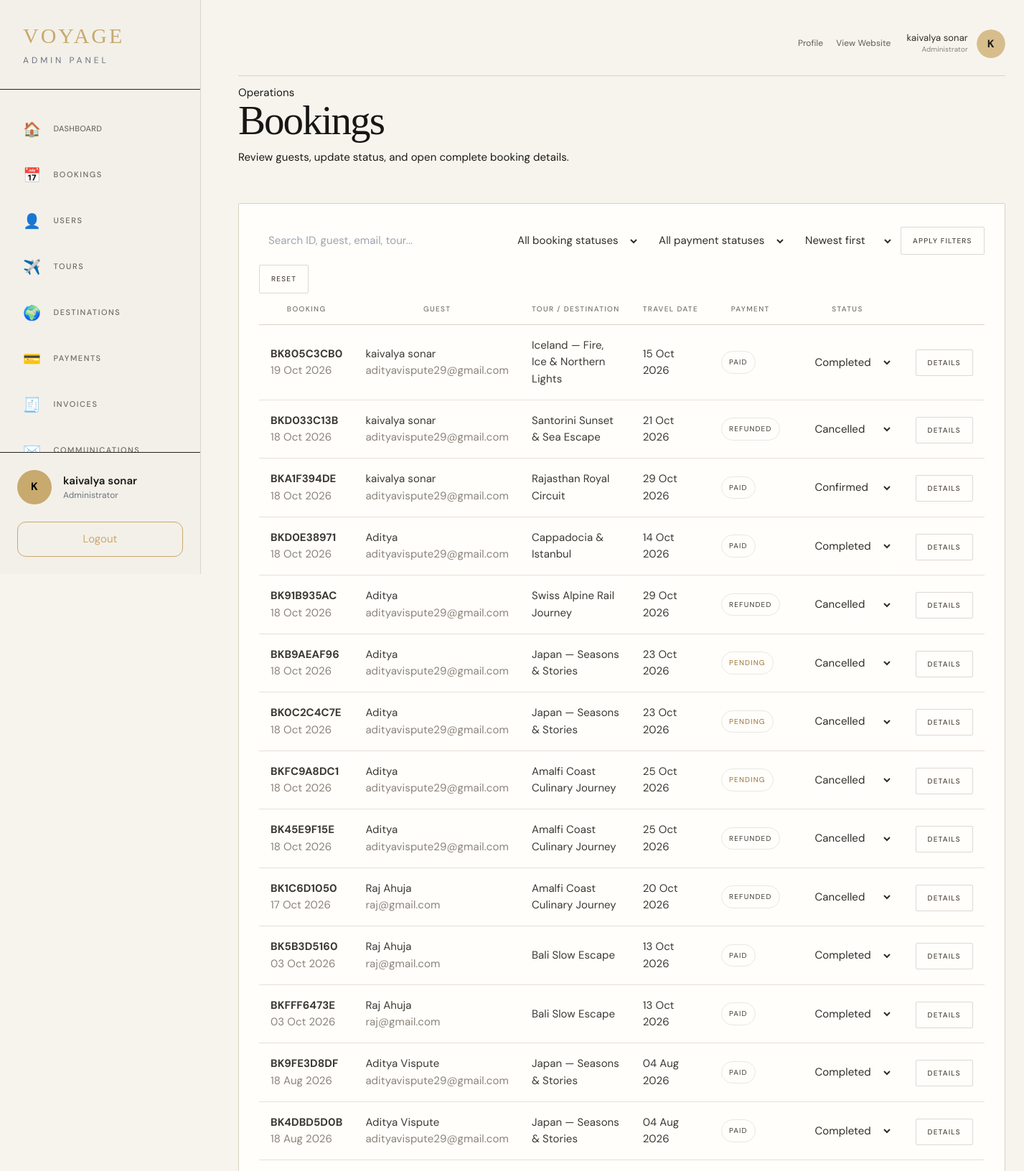
The app's page /dashboard/bookings/ (signed in, upper part) with its own data.
### apps/accounts/models.py (models this page shows, shortened)
class User(AbstractUser):
    phone = models.CharField(max_length=30, blank=True)
    profile_image = models.ImageField(upload_to='profiles/', blank=True, null=True)
    country = models.CharField(max_length=80, blank=True)
    is_verified = models.BooleanField(default=False)
    notification_emails = models.BooleanField(default=True)
    notification_sms = models.BooleanField(default=False)
    role = models.CharField(
        max_length=20,
        choices=ROLE_CHOICES,
        default='customer'
    )

### apps/booking/models.py (models this page shows, shortened)
class Booking(models.Model):
    id: int
    STATUS_CHOICES = STATUS_CHOICES
    booking_id = models.CharField(max_length=20, unique=True, blank=True, null=True)
    request_type = models.CharField(
        max_length=20,
        choices=[
            ("curated", "Curated Package"),
            ("personalized", "Personalized Journey"),
        ],
        default="curated",
    )
    user = models.ForeignKey('accounts.User', on_delete=models.SET_NULL, null=True, blank=True, related_name='bookings')
    tour = models.ForeignKey('core.Tour', on_delete=models.SET_NULL, null=True, blank=True)
    destination_name = models.CharField(max_length=200, blank=True)
    full_name = models.CharField(max_length=200)
    email = models.EmailField()
    phone = models.CharField(max_length=20)
    travel_date = models.DateField(blank=True, null=True)
    num_travelers = models.IntegerField(default=1)
    budget_range = models.CharField(max_length=50, blank=True)
    travel_style = models.CharField(max_length=100, blank=True)
    special_requests = models.TextField(blank=True)
    origin = models.CharField(max_length=200, blank=True)
    return_date = models.DateField(blank=True, null=True)
    flexible_dates = models.BooleanField(default=False)
    adults = models.PositiveIntegerField(default=1)
    children = models.PositiveIntegerField(default=0)
    trip_purpose = models.CharField(max_length=50, choices=TRIP_PURPOSE_CHOICES, blank=True)
    accommodation = models.CharField(max_length=50, choices=ACCOMMODATION_CHOICES, blank=True)
    transport_preferences = models.TextField(blank=True)
    experience_preferences = models.TextField(blank=True)
    dietary_requirements = models.TextField(blank=True)
    accessibility_requirements = models.TextField(blank=True)
    additional_notes = models.TextField(blank=True)
    contact_preference = models.CharField(max_length=20, choices=CONTACT_PREFERENCE_CHOICES, default='email')
    status = models.CharField(max_length=20, choices=STATUS_CHOICES, default='pending')
    created_at = models.DateTimeField(auto_now_add=True)
    updated_at = models.DateTimeField(auto_now=True)
    payment_status = models.CharField(max_length=20, choices=PAYMENT_STATUS_CHOICES, default='pending')
    payment_method = models.CharField(max_length=20, choices=PAYMENT_METHOD_CHOICES, blank=True)
    payment_transaction_id = models.CharField(max_length=100, blank=True, null=True)
    payment_date = models.DateTimeField(blank=True, null=True)
    invoice_status = models.CharField(max_length=20, choices=INVOICE_STATUS_CHOICES, default='unprocessed')
    invoice_email = models.EmailField(blank=True, null=True)
    invoice_pdf_path = models.CharField(max_length=255, blank=True, null=True)
    invoice_generated_at = models.DateTimeField(blank=True, null=True)
    invoice_sent_at = models.DateTimeField(blank=True, null=True)
    invoice_number = models.CharField(max_length=50, blank=True, null=True)
    total_amount = models.DecimalField(max_digits=10, decimal_places=2, null=True, blank=True)
    refund_status = models.CharField(max_length=20, choices=REFUND_STATUS_CHOICES, default='not_applicable')
    cancelled_at = models.DateTimeField(blank=True, null=True)
    cancellation_reason = models.TextField(blank=True)
    class Meta:
        ordering = ['-created_at']

### apps/core/models.py (models this page shows, shortened)
class Tour(models.Model):
    name = models.CharField(max_length=200)
    slug = models.SlugField(max_length=200, unique=True, blank=True, null=True)
    summary = models.CharField(max_length=255, blank=True)
    destinations = models.ManyToManyField('Destination', related_name='tours')
    duration = models.CharField(max_length=100, blank=True)
    duration_days = models.IntegerField(default=0)
    price_per_person = models.DecimalField(max_digits=10, decimal_places=2)
    budget_range = models.CharField(max_length=100, blank=True)
    transport_modes = models.JSONField(blank=True, default=list)
    hotels = models.JSONField(blank=True, default=list)
    meals = models.JSONField(blank=True, default=list)
    guides = models.JSONField(blank=True, default=list)
    seats_available = models.IntegerField(default=0)
    max_capacity = models.IntegerField(default=0)
    overview = models.TextField(blank=True)
    itinerary = models.JSONField(blank=True, default=list)
    included_items = models.JSONField(blank=True, default=list)
    excluded_items = models.JSONField(blank=True, default=list)
    gallery = models.JSONField(blank=True, default=list)
    reviews = models.JSONField(blank=True, default=list)
    rating = models.DecimalField(max_digits=3, decimal_places=1, default=4.8)
    hero_image = models.URLField(blank=True)
    image = models.URLField(blank=True)
    is_featured = models.BooleanField(default=False)
    order = models.IntegerField(default=0)
    class Meta:
        ordering = ['order']

### apps/admin_panel/decorators.py (the view)
    @login_required
    def wrapper(request, *args, **kwargs):
        if not request.user.is_staff:
            raise PermissionDenied()
        return view_func(request, *args, **kwargs)

### templates/admin_panel/bookings.html (shortened to what this page needs)
{% extends "admin_panel/layouts/base.html" %}
{% block content %}<div class="page-head"><div><div class="eyebrow">Operations</div><h1>Bookings</h1><p>Review guests, update status, and open complete booking details.</p></div></div><div class="panel"><form class="toolbar booking-filters" method="get"><input class="search" name="q" value="{{ query }}" placeholder="Search ID, guest, email, tour..."><select class="select" name="status"><option value="">All booking statuses</option>{% for value,label in status_choices %}<option value="{{ value }}" {% if selected_status == value %}selected{% endif %}>{{ label }}</option>{% endfor %}</select><select class="select" name="payment_status"><option value="">All payment statuses</option>{% for value,label in payment_status_choices %}<option value="{{ value }}" {% if selected_payment_status == value %}selected{% endif %}>{{ label }}</option>{% endfor %}</select><select class="select" name="sort"><option value="-created_at" {% if selected_sort == '-created_at' %}selected{% endif %}>Newest first</option><option value="created_at" {% if selected_sort == 'created_at' %}selected{% endif %}>Oldest first</option><option value="travel_date" {% if selected_sort == 'travel_date' %}selected{% endif %}>Travel date</option><option value="-total_amount" {% if selected_sort == '-total_amount' %}selected{% endif %}>Highest value</option><option value="full_name" {% if selected_sort == 'full_name' %}selected{% endif %}>Guest name</option></select><button class="btn btn-gold">Apply filters</button><a class="btn" href="{% url 'admin_panel:bookings' %}">Reset</a></form><div class="table-wrap"><table class="data-table"><thead><tr><th>Booking</th><th>Guest</th><th>Tour / destination</th><th>Travel date</th><th>Payment</th><th>Status</th><th></th></tr></thead><tbody>{% for booking in bookings %}<tr><td><strong>{{ booking.booking_id }}</strong><br><span class="muted">{{ booking.created_at|date:"d M Y" }}</span></td><td>{{ booking.full_name }}<br><span class="muted">{{ booking.email }}</span></td><td>{{ booking.tour.name|default:booking.destination_name|default:"Personalized journey" }}</td><td>{{ booking.travel_date|date:"d M Y"|default:"—" }}</td><td><span class="badge {{ booking.payment_status }}">{{ booking.get_payment_status_display }}</span></td><td><form method="post" action="{% url 'admin_panel:update_booking_status' booking.pk %}">{% csrf_token %}<input type="hidden" name="next" value="{{ request.get_full_path }}"><select class="select" name="status" onchange="this.form.submit()">{% for value,label in status_choices %}<option value="{{ value }}" {% if booking.status == value %}selected{% endif %}>{{ label }}</option>{% endfor %}</select></form></td><td><a class="btn btn-small" href="{% url 'admin_panel:booking_detail' booking.pk %}">Details</a></td></tr>{% empty %}<tr><td colspan="7" class="empty">No bookings match your filters.</td></tr>{% endfor %}</tbody></table></div></div>{% endblock %}

### templates/admin_panel/components/sidebar.html (shortened to what this page needs)
<aside
    class="sidebar fixed left-0 top-0 h-screen w-[280px] bg-[#111111] border-r border-[#2a2a2a] flex flex-col justify-between z-50">
    <div>
        <div class="px-8 py-8 border-b border-[#222]">
            <a href="{% url 'admin_panel:dashboard' %}">
                <h1 class="font-['Cinzel'] text-3xl text-[#C8A96E] tracking-widest">
                    VOYAGE
                </h1>
                <p class="text-xs text-gray-500 tracking-[4px] uppercase mt-2">
                    ADMIN PANEL
                </p>
            </a>
        </div>
        <nav class="mt-8 px-4 space-y-2">
            <a href="{% url 'admin_panel:dashboard' %}"
               class="group flex items-center gap-4 px-5 py-4 rounded-2xl transition-all duration-300 hover:bg-[#1b1b1b]">
                <span class="text-xl">🏠</span>
                <span class="tracking-wide">
                    Dashboard
                </span>
            </a>
            <a href="{% url 'admin_panel:bookings' %}"
               class="group flex items-center gap-4 px-5 py-4 rounded-2xl transition-all duration-300 hover:bg-[#1b1b1b]">
                <span class="text-xl">
                    📅
                </span>
                <span>
                    Bookings
                </span>
            </a>
            <a href="{% url 'admin_panel:users' %}"
               class="group flex items-center gap-4 px-5 py-4 rounded-2xl transition-all duration-300 hover:bg-[#1b1b1b]">
                <span class="text-xl">
                    👤
                </span>
                <span>
                    Users
                </span>
            </a>
            <a href="{% url 'admin_panel:tours' %}"
               class="group flex items-center gap-4 px-5 py-4 rounded-2xl transition-all duration-300 hover:bg-[#1b1b1b]">
                <span class="text-xl">
                    ✈️
                </span>
                <span>
                    Tours
                </span>
            </a>
            <a href="{% url 'admin_panel:destinations' %}"
               class="group flex items-center gap-4 px-5 py-4 rounded-2xl transition-all duration-300 hover:bg-[#1b1b1b]">
                <span class="text-xl">
                    🌍
                </span>
                <span>
                    Destinations
                </span>
            </a>
            <a href="{% url 'admin_panel:payments' %}"
               class="group flex items-center gap-4 px-5 py-4 rounded-2xl transition-all duration-300 hover:bg-[#1b1b1b]">
                <span class="text-xl">
                    💳
                </span>
                <span>
                    Payments
                </span>
            </a>
            <a href="{% url 'admin_panel:invoices' %}"
               class="group flex items-center gap-4 px-5 py-4 rounded-2xl transition-all duration-300 hover:bg-[#1b1b1b]">
                <span class="text-xl">
                    🧾
                </span>
                <span>
                    Invoices
                </span>
            </a>
            <a href="{% url 'admin_panel:communications' %}"
               class="group flex items-center gap-4 px-5 py-4 rounded-2xl transition-all duration-300 hover:bg-[#1b1b1b]">
                <span class="text-xl">✉️</span>
                <span>Communications</span>
            </a>
        </nav>
    </div>
    <div class="border-t border-[#222] p-6">
        <div class="flex items-center gap-4">
            {% if request.user.profile_image %}
                <img src="{{ request.user.profile_image.url }}"
                     class="w-12 h-12 rounded-full object-cover sidebar-avatar"
                     width="48"
                     height="48"
                     alt="">
            {% else %}
                <div class="w-12 h-12 rounded-full bg-[#C8A96E] flex items-center justify-center text-black font-bold">
                    {{ request.user.first_name|default:request.user.username|first|upper }}
                </div>
            {% endif %}
            <div>
                <h3 class="font-semibold">
                    {{ request.user.get_full_name|default:request.user.username }}
                </h3>
                <p class="text-xs text-gray-500">
                    Administrator
                </p>
            </div>
        </div>
        <button type="button"
           data-open-logout-confirmation
           class="mt-6 flex justify-center items-center w-full rounded-xl border border-[#C8A96E] py-3 text-[#C8A96E] hover:bg-[#C8A96E] hover:text-black transition duration-300">
            Logout
        </button>
    </div>
</aside>

### templates/admin_panel/components/topbar.html (shortened to what this page needs)
{% load static %}
<header class="admin-topbar">
    <div class="topbar-right">
        <nav class="admin-quick-links" aria-label="Account links">
            <a href="{% url 'accounts:profile' %}">Profile</a>
            <a href="/">View Website</a>
        </nav>
        <div class="admin-profile">
            <div class="profile-info">
                <span class="profile-name">
                    {{ request.user.get_full_name|default:request.user.username }}
                </span>
                <span class="profile-role">
                    Administrator
                </span>
            </div>
            <div class="profile-image">
                {% if request.user.profile_image %}
                    <img class="profile-avatar" src="{{ request.user.profile_image.url }}" alt="" width="40" height="40">
                {% else %}
                    <span class="profile-fallback-avatar">{{ request.user.first_name|default:request.user.username|first|upper }}</span>
                {% endif %}
            </div>
        </div>
    </div>
</header>

### records on screen
User: user.first_name|first "K", user.get_full_name "kaivalya sonar"
Booking: booking_id "BK805C3CB0", created_at "19 Oct 2026", full_name "kaivalya sonar", email "adityavispute29@gmail.com", tour.name "Iceland — Fire, Ice & Northern Lights", travel_date "15 Oct 2026", payment_status "PAID", status "Completed"
Booking: booking_id "BKD033C13B", created_at "18 Oct 2026", full_name "kaivalya sonar", email "adityavispute29@gmail.com", tour.name "Santorini Sunset & Sea Escape", travel_date "21 Oct 2026", payment_status "REFUNDED", status "Cancelled"
Booking: booking_id "BKA1F394DE", created_at "18 Oct 2026", full_name "kaivalya sonar", email "adityavispute29@gmail.com", tour.name "Rajasthan Royal Circuit", travel_date "29 Oct 2026", payment_status "PAID", status "Confirmed"
Booking: booking_id "BKD0E38971", created_at "18 Oct 2026", full_name "Aditya", email "adityavispute29@gmail.com", tour.name "Cappadocia & Istanbul", travel_date "14 Oct 2026", payment_status "PAID", status "Completed"
Booking: booking_id "BK91B935AC", created_at "18 Oct 2026", full_name "Aditya", email "adityavispute29@gmail.com", tour.name "Swiss Alpine Rail Journey", travel_date "29 Oct 2026", payment_status "REFUNDED", status "Cancelled"
Booking: booking_id "BKB9AEAF96", created_at "18 Oct 2026", full_name "Aditya", email "adityavispute29@gmail.com", tour.name "Japan — Seasons & Stories", travel_date "23 Oct 2026", payment_status "PENDING", status "Cancelled"
Booking: booking_id "BK0C2C4C7E", created_at "18 Oct 2026", full_name "Aditya", email "adityavispute29@gmail.com", tour.name "Japan — Seasons & Stories", travel_date "23 Oct 2026", payment_status "PENDING", status "Cancelled"
Booking: booking_id "BKFC9A8DC1", created_at "18 Oct 2026", full_name "Aditya", email "adityavispute29@gmail.com", tour.name "Amalfi Coast Culinary Journey", travel_date "25 Oct 2026", payment_status "PENDING", status "Cancelled"
Booking: booking_id "BK45E9F15E", created_at "18 Oct 2026", full_name "Aditya", email "adityavispute29@gmail.com", tour.name "Amalfi Coast Culinary Journey", travel_date "25 Oct 2026", payment_status "REFUNDED", status "Cancelled"
Booking: booking_id "BK1C6D1050", created_at "17 Oct 2026", full_name "Raj Ahuja", email "raj@gmail.com", tour.name "Amalfi Coast Culinary Journey", travel_date "20 Oct 2026", payment_status "REFUNDED", status "Cancelled"
Booking: booking_id "BK5B3D5160", created_at "03 Oct 2026", full_name "Raj Ahuja", email "raj@gmail.com", tour.name "Bali Slow Escape", travel_date "13 Oct 2026", payment_status "PAID", status "Completed"
Booking: booking_id "BKFFF6473E", created_at "03 Oct 2026", full_name "Raj Ahuja", email "raj@gmail.com", tour.name "Bali Slow Escape", travel_date "13 Oct 2026", payment_status "PAID", status "Completed"
Booking: booking_id "BK9FE3D8DF", created_at "18 Aug 2026", full_name "Aditya Vispute", email "adityavispute29@gmail.com", tour.name "Japan — Seasons & Stories", travel_date "04 Aug 2026", payment_status "PAID", status "Completed"
Booking: booking_id "BK4DBD5D0B", created_at "18 Aug 2026", full_name "Aditya Vispute", email "adityavispute29@gmail.com", tour.name "Japan — Seasons & Stories", travel_date "04 Aug 2026", payment_status "PAID", status "Completed"
